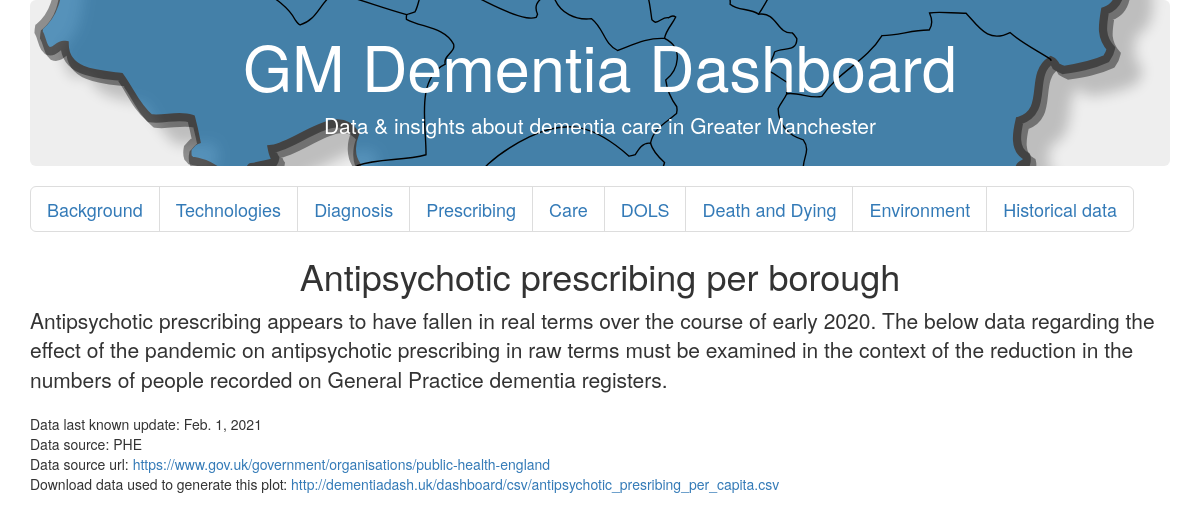
The app's page /dashboard/prescribing with its own data.
### dashboard/models.py (models this page shows)
class Graph(models.Model):
    title = models.CharField(max_length=100)
    caption = models.TextField(max_length=1000)
    technology = models.CharField(max_length=20)
    updated = models.DateField(auto_now=False)
    bokeh_html = models.TextField(max_length=100000)
    source = models.CharField(max_length=15)
    source_url = models.URLField()
    download_data_link = models.URLField()
    topic = models.CharField(max_length=20, default="topic")

### dashboard/views.py (the view)
# urls.py: path("<str:topic>", views.section_graphs),
def section_graphs(request, topic):
    graphs = Graph.objects.filter(topic__iexact=topic)
    return render(request, 'dashboard/graph.html',
                  {'graphs': graphs})

### dashboard/templates/dashboard/graph.html (shortened to what this page needs)
<!DOCTYPE html>
<html lang="en">
<head>
    <link rel="stylesheet" href="https://maxcdn.bootstrapcdn.com/bootstrap/3.3.7/css/bootstrap.min.css"
>
    <link rel="stylesheet" href="https://maxcdn.bootstrapcdn.com/bootstrap/3.3.7/css/bootstrap-theme.min.css"
>
</head>
<body>
<div class="container">
    <div class="jumbotron text-center jumbotron-fluid">
        <h1>GM Dementia Dashboard</h1>
        <p class="lead">Data & insights about dementia care in Greater Manchester</p>
    </div>
</div>
<div class="container justify-content-center paginated">
    <nav aria-label="Page navigation">
        <ul class="pagination justify-content-center pagination-lg">
            <li class="page-item"><a class="page-link" href="/dashboard/background">Background</a></li>
            <li class="page-item"><a class="page-link" href="/dashboard/technologies">Technologies</a></li>
            <li class="page-item"><a class="page-link" href="/dashboard/diagnosis">Diagnosis</a></li>
            <li class="page-item"><a class="page-link" href="/dashboard/prescribing">Prescribing</a></li>
            <li class="page-item"><a class="page-link" href="/dashboard/care">Care</a></li>
            <li class="page-item"><a class="page-link" href="/dashboard/dols">DOLS</a></li>
            <li class="page-item"><a class="page-link" href="/dashboard/dying">Death and Dying</a></li>
            <li class="page-item"><a class="page-link" href="/dashboard/environment">Environment</a></li>
            <li class="page-item"><a class="page-link" href="/dashboard/historical">Historical data</a></li>
        </ul>
    </nav>
    {% for graph in graphs %}
        <div class="graph_title">
            <h1 class="display-1 text-center">{{ graph.title }}</h1>
        </div>
        <figure class="figure d-block">{{ graph.bokeh_html|safe }}
            <figcaption class="figure-caption text-left">
                <h4 class="lead">{{ graph.caption }}
            </figcaption>
        </figure>
        <div class="data_sources">
            <ul class="list-unstyled">
                <li>Data last known update: {{ graph.updated }}</li>
                <li>Data source: {{ graph.source }}</li>
                <li>Data source url: <a
                        href="{{ graph.source_url }}">{{ graph.source_url }}</a></li>
                <li>Download data used to generate this plot: <a
                        href="{{ graph.download_data_link }}">{{ graph.download_data_link }}</a></li>
            </ul>
        </div>
    {% endfor %}
</div>
</body>
</html>

### dashboard/templates/dashboard/graph.html (style rules this page uses)
.jumbotron { margin-bottom: 0; padding-bottom: 1%; padding-top: 1%; color: white; background-position: right; background-repeat: no-repeat; background-image: url("../../static/img/England_Greater_Manchester.svg"); background-size: cover; }
.pagination { margin-bottom: 0; padding-bottom: 0; padding-top: 0; }
.data_sources { border-style: solid; border-width: 0.5px; border: black; }

### records on screen
Graph: title "Antipsychotic prescribing per borough", caption "Antipsychotic prescribing appears to have fallen in real terms over the course of early 2020. The below data regarding the effect of the pandemic on antipsychotic prescribing in raw terms must be examined in the context of the reduction in the numbers of people recorded on General Practice dementia registers.", updated "Feb. 1, 2021", source "PHE", source_url "https://www.gov.uk/government/organisations/public-health-england", download_data_link "http://dementiadash.uk/dashboard/csv/antipsychotic_presribing_per_capita.csv"
